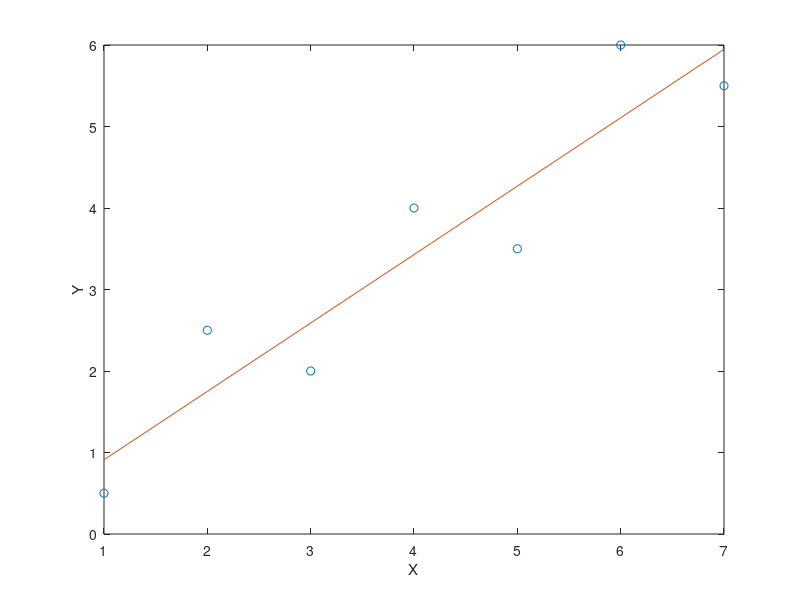

Reproduce this figure in MATLAB.
data = [1, 0.5; 2, 2.5; 3, 2.0; 4, 4.0; 5, 3.5; 6, 6.0; 7, 5.5;];

x = data(:,1);
y = data(:,2);

figure % open a new figure window 
plot(x,y,'o');
ylabel('Y');
xlabel('X');

sumxy = sum(x.*y)
sumx = sum(x)
sumy = sum(y)
sumx2 = sum(x.*x)
n = size(data, 1)

a1 = (n*sumxy - sumx*sumy)/(n*sumx2-sumx*sumx)

a0 = sumy/n - a1*sumx/n 

fprintf('Model is: y = %f + %fx', a0, a1);

hold on; 

y_predict = a0 + a1 * x; 

plot(x,y_predict); 

Sr = sum((y - a0 - a1*x).^2)
St = sum((y-sumy/n).^2)

r2 = (St-Sr)/St 

fprintf("Goodness of fit is %f percent", r2*100);